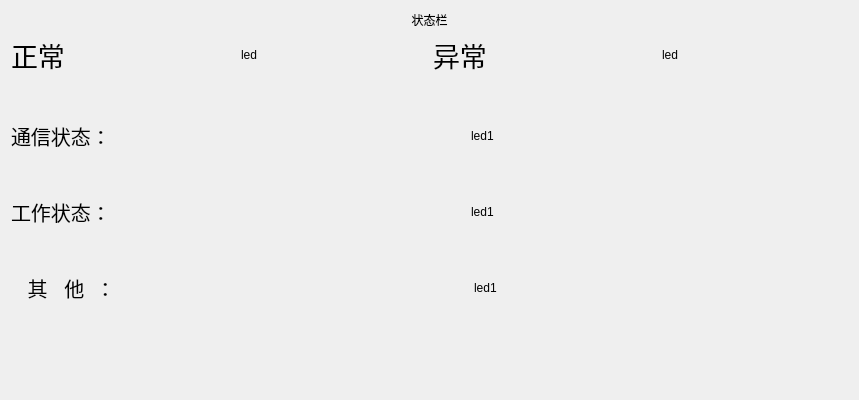
<?xml version="1.0" encoding="UTF-8"?>
<ui version="4.0">
 <class>Alarm</class>
 <widget class="QWidget" name="Alarm">
  <property name="geometry">
   <rect>
    <x>0</x>
    <y>0</y>
    <width>859</width>
    <height>400</height>
   </rect>
  </property>
  <property name="windowTitle">
   <string>Form</string>
  </property>
  <layout class="QVBoxLayout" name="verticalLayout_2">
   <item>
    <widget class="QLabel" name="label_6">
     <property name="text">
      <string>状态栏</string>
     </property>
     <property name="alignment">
      <set>Qt::AlignCenter</set>
     </property>
    </widget>
   </item>
   <item>
    <layout class="QVBoxLayout" name="verticalLayout">
     <item>
      <layout class="QHBoxLayout" name="horizontalLayout_4">
       <item>
        <widget class="QLabel" name="label_5">
         <property name="font">
          <font>
           <pointsize>20</pointsize>
          </font>
         </property>
         <property name="text">
          <string>正常</string>
         </property>
        </widget>
       </item>
       <item>
        <spacer name="horizontalSpacer_7">
         <property name="orientation">
          <enum>Qt::Horizontal</enum>
         </property>
         <property name="sizeHint" stdset="0">
          <size>
           <width>40</width>
           <height>20</height>
          </size>
         </property>
        </spacer>
       </item>
       <item>
        <widget class="QLabel" name="label_led_4">
         <property name="text">
          <string>led</string>
         </property>
        </widget>
       </item>
       <item>
        <spacer name="horizontalSpacer_8">
         <property name="orientation">
          <enum>Qt::Horizontal</enum>
         </property>
         <property name="sizeHint" stdset="0">
          <size>
           <width>40</width>
           <height>20</height>
          </size>
         </property>
        </spacer>
       </item>
       <item>
        <widget class="QLabel" name="label_7">
         <property name="font">
          <font>
           <pointsize>20</pointsize>
          </font>
         </property>
         <property name="text">
          <string>异常</string>
         </property>
        </widget>
       </item>
       <item>
        <spacer name="horizontalSpacer_10">
         <property name="orientation">
          <enum>Qt::Horizontal</enum>
         </property>
         <property name="sizeHint" stdset="0">
          <size>
           <width>40</width>
           <height>20</height>
          </size>
         </property>
        </spacer>
       </item>
       <item>
        <widget class="QLabel" name="label_led_5">
         <property name="text">
          <string>led</string>
         </property>
        </widget>
       </item>
       <item>
        <spacer name="horizontalSpacer_9">
         <property name="orientation">
          <enum>Qt::Horizontal</enum>
         </property>
         <property name="sizeHint" stdset="0">
          <size>
           <width>40</width>
           <height>20</height>
          </size>
         </property>
        </spacer>
       </item>
      </layout>
     </item>
     <item>
      <spacer name="verticalSpacer">
       <property name="orientation">
        <enum>Qt::Vertical</enum>
       </property>
       <property name="sizeHint" stdset="0">
        <size>
         <width>20</width>
         <height>40</height>
        </size>
       </property>
      </spacer>
     </item>
     <item>
      <layout class="QHBoxLayout" name="horizontalLayout">
       <item>
        <widget class="QLabel" name="label">
         <property name="font">
          <font>
           <pointsize>15</pointsize>
          </font>
         </property>
         <property name="text">
          <string>通信状态：</string>
         </property>
        </widget>
       </item>
       <item>
        <spacer name="horizontalSpacer_4">
         <property name="orientation">
          <enum>Qt::Horizontal</enum>
         </property>
         <property name="sizeHint" stdset="0">
          <size>
           <width>40</width>
           <height>20</height>
          </size>
         </property>
        </spacer>
       </item>
       <item>
        <widget class="QLabel" name="label_led">
         <property name="text">
          <string>led1</string>
         </property>
        </widget>
       </item>
       <item>
        <spacer name="horizontalSpacer">
         <property name="orientation">
          <enum>Qt::Horizontal</enum>
         </property>
         <property name="sizeHint" stdset="0">
          <size>
           <width>40</width>
           <height>20</height>
          </size>
         </property>
        </spacer>
       </item>
      </layout>
     </item>
     <item>
      <spacer name="verticalSpacer_2">
       <property name="orientation">
        <enum>Qt::Vertical</enum>
       </property>
       <property name="sizeHint" stdset="0">
        <size>
         <width>20</width>
         <height>40</height>
        </size>
       </property>
      </spacer>
     </item>
     <item>
      <layout class="QHBoxLayout" name="horizontalLayout_2">
       <item>
        <widget class="QLabel" name="label_2">
         <property name="font">
          <font>
           <pointsize>15</pointsize>
          </font>
         </property>
         <property name="text">
          <string>工作状态：</string>
         </property>
        </widget>
       </item>
       <item>
        <spacer name="horizontalSpacer_5">
         <property name="orientation">
          <enum>Qt::Horizontal</enum>
         </property>
         <property name="sizeHint" stdset="0">
          <size>
           <width>40</width>
           <height>20</height>
          </size>
         </property>
        </spacer>
       </item>
       <item>
        <widget class="QLabel" name="label_led_2">
         <property name="text">
          <string>led1</string>
         </property>
        </widget>
       </item>
       <item>
        <spacer name="horizontalSpacer_2">
         <property name="orientation">
          <enum>Qt::Horizontal</enum>
         </property>
         <property name="sizeHint" stdset="0">
          <size>
           <width>40</width>
           <height>20</height>
          </size>
         </property>
        </spacer>
       </item>
      </layout>
     </item>
     <item>
      <spacer name="verticalSpacer_3">
       <property name="orientation">
        <enum>Qt::Vertical</enum>
       </property>
       <property name="sizeHint" stdset="0">
        <size>
         <width>20</width>
         <height>40</height>
        </size>
       </property>
      </spacer>
     </item>
     <item>
      <layout class="QHBoxLayout" name="horizontalLayout_3">
       <item>
        <widget class="QLabel" name="label_3">
         <property name="font">
          <font>
           <pointsize>15</pointsize>
          </font>
         </property>
         <property name="text">
          <string>   其   他  ：</string>
         </property>
        </widget>
       </item>
       <item>
        <spacer name="horizontalSpacer_6">
         <property name="orientation">
          <enum>Qt::Horizontal</enum>
         </property>
         <property name="sizeHint" stdset="0">
          <size>
           <width>40</width>
           <height>20</height>
          </size>
         </property>
        </spacer>
       </item>
       <item>
        <widget class="QLabel" name="label_led_3">
         <property name="text">
          <string>led1</string>
         </property>
        </widget>
       </item>
       <item>
        <spacer name="horizontalSpacer_3">
         <property name="orientation">
          <enum>Qt::Horizontal</enum>
         </property>
         <property name="sizeHint" stdset="0">
          <size>
           <width>40</width>
           <height>20</height>
          </size>
         </property>
        </spacer>
       </item>
      </layout>
     </item>
    </layout>
   </item>
   <item>
    <spacer name="verticalSpacer_4">
     <property name="orientation">
      <enum>Qt::Vertical</enum>
     </property>
     <property name="sizeHint" stdset="0">
      <size>
       <width>20</width>
       <height>40</height>
      </size>
     </property>
    </spacer>
   </item>
  </layout>
 </widget>
 <resources/>
 <connections/>
</ui>
